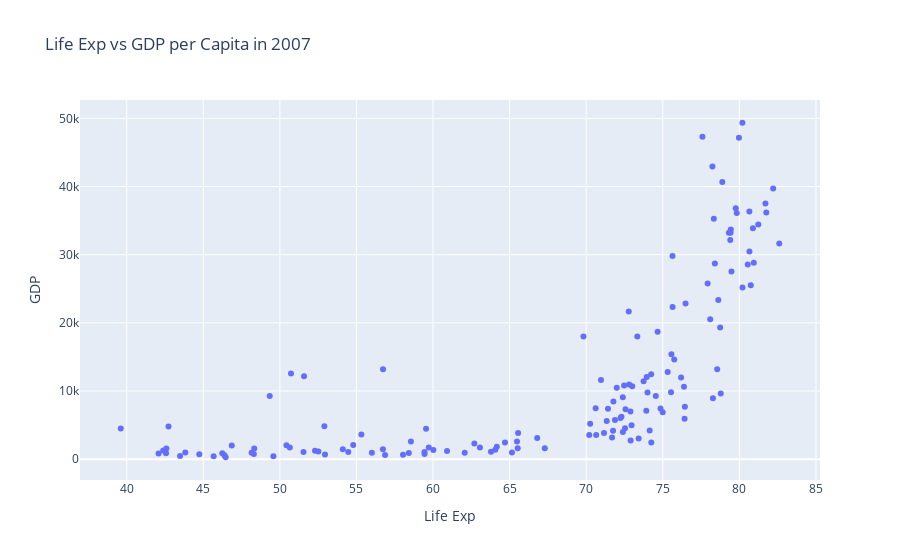

The notebook cell saved with this chart:
### Markdown cell above
**go.Figure()**

- In Plotly, go.Figure() is a function used to create a new figure or plot. - It's a part of Plotly's Graph Objects module (go).
- You use it to initialize a figure that can be customized and extended with various traces and layout options.

### Code cell
trace1 = go.Scatter(x=temp_df['lifeExp'],
                    y=temp_df['gdpPercap'],
                    mode='markers')
data = [trace1]
layout = go.Layout(title='Life Exp vs GDP per Capita in 2007',
                  xaxis={'title': 'Life Exp'},
                  yaxis={'title':'GDP'})
fig = go.Figure(data, layout)
fig.show()

### Figure 1 — Plotly figure (JSON) as saved in the notebook; plotly's stock layout.template omitted (floating-point values rounded to 4 significant figures; data arrays with more than 128 entries replaced by an {"elided": "..."} marker saying what was removed)
{"data": [{"mode": "markers", "type": "scatter", "x": {"elided": "142 float values"}, "y": {"elided": "142 float values"}}], "layout": {"autosize": true, "title": {"text": "Life Exp vs GDP per Capita in 2007"}, "xaxis": {"autorange": true, "range": [36.67, 85.55], "title": {"text": "Life Exp"}, "type": "linear"}, "yaxis": {"autorange": true, "range": [-3773.0, 53410.0], "title": {"text": "GDP"}, "type": "linear"}}}
